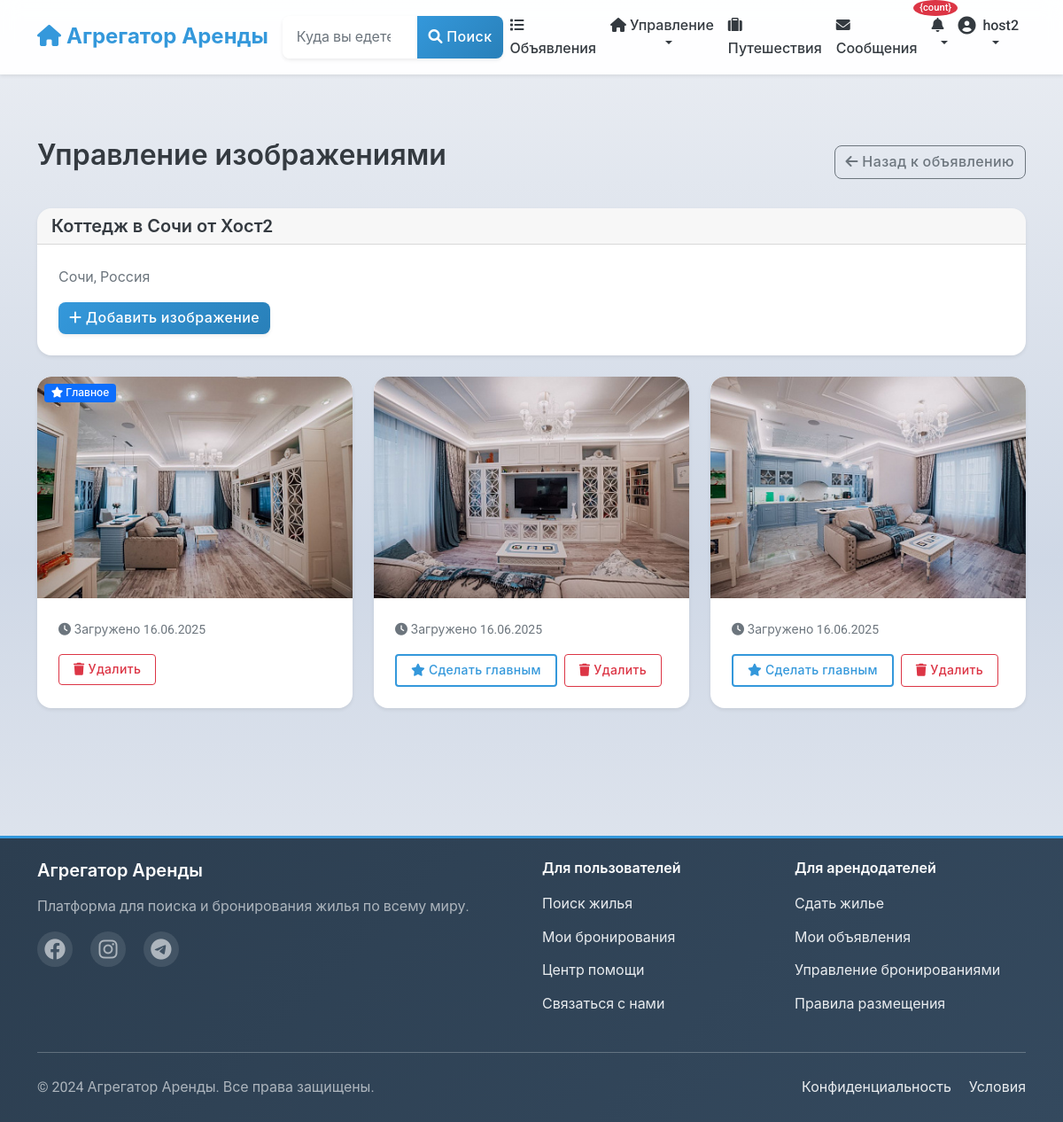
/listings/listing/17/images/ (signed in), run on the app's committed database.
### users/models.py (models this page shows, shortened)
class User(AbstractUser):
    phone_number = models.CharField(_("Phone number"), max_length=20, blank=True)
    profile_picture = models.ImageField(_("Profile picture"), upload_to='profile_pictures/', blank=True, null=True)
    bio = models.TextField(_("Bio"), blank=True)
    is_phone_verified = models.BooleanField(_("Phone verified"), default=False)
    is_id_verified = models.BooleanField(_("ID verified"), default=False)
    is_host = models.BooleanField(_("Is host"), default=False)
    is_guest = models.BooleanField(_("Is guest"), default=True)
    ROLE_CHOICES = [
        ('user', _('Regular User')),
        ('host', _('Host')),
        ('moderator', _('Moderator')),
        ('admin', _('Administrator')),
    ]
    role = models.CharField(_("Role"), max_length=20, choices=ROLE_CHOICES, default='user')
    email_notifications = models.BooleanField(_("Email notifications"), default=True)
    sms_notifications = models.BooleanField(_("SMS notifications"), default=False)
    date_joined = models.DateTimeField(_("Date joined"), auto_now_add=True)
    last_updated = models.DateTimeField(_("Last updated"), auto_now=True)
    class Meta:
        verbose_name = _("User")
        verbose_name_plural = _("Users")

### listings/models.py (models this page shows, shortened)
class Listing(models.Model):
    title = models.CharField(_("Title"), max_length=100)
    description = models.TextField(_("Description"))
    address = models.CharField(_("Address"), max_length=255)
    city = models.CharField(_("City"), max_length=100)
    state = models.CharField(_("State/Province"), max_length=100)
    country = models.CharField(_("Country"), max_length=100)
    zip_code = models.CharField(_("ZIP/Postal Code"), max_length=20)
    latitude = models.DecimalField(_("Latitude"), max_digits=10, decimal_places=7, null=True, blank=True)
    longitude = models.DecimalField(_("Longitude"), max_digits=10, decimal_places=7, null=True, blank=True)
    price_per_night = models.DecimalField(_("Price per night"), max_digits=10, decimal_places=2)
    cleaning_fee = models.DecimalField(_("Cleaning fee"), max_digits=10, decimal_places=2, default=0)
    service_fee = models.DecimalField(_("Service fee"), max_digits=10, decimal_places=2, default=0)
    bedrooms = models.PositiveSmallIntegerField(_("Bedrooms"))
    bathrooms = models.DecimalField(_("Bathrooms"), max_digits=3, decimal_places=1)
    accommodates = models.PositiveSmallIntegerField(_("Accommodates"))
    property_type = models.CharField(_("Property type"), max_length=50)
    image_urls = models.JSONField(_("Image URLs"), default=list, null=True, blank=True)
    verification_video = models.FileField(
        _("Verification Video"),
        upload_to='verification_videos/',
        null=True,
        blank=True,
        help_text=_("Video proof of property compliance (max 250MB, for moderation only)")
    )
    amenities = models.JSONField(_("Amenities"), default=list)
    house_rules = models.TextField(_("House rules"), blank=True)
    check_in_time = models.TimeField(_("Check-in time"), null=True, blank=True)
    check_out_time = models.TimeField(_("Check-out time"), null=True, blank=True)
    minimum_nights = models.PositiveSmallIntegerField(_("Minimum nights"), default=1)
    maximum_nights = models.PositiveSmallIntegerField(_("Maximum nights"), default=30)
    is_active = models.BooleanField(_("Is active"), default=True)
    is_approved = models.BooleanField(_("Is approved"), default=False)
    host = models.ForeignKey(
        settings.AUTH_USER_MODEL,
        on_delete=models.CASCADE,
        related_name='listings'
    )
    created_at = models.DateTimeField(_("Created at"), auto_now_add=True)
    updated_at = models.DateTimeField(_("Updated at"), auto_now=True)
    class Meta:
        verbose_name = _("Listing")
        verbose_name_plural = _("Listings")
        ordering = ['-created_at', '-id']
        ordering = ['-created_at']

class ListingImage(models.Model):
    listing = models.ForeignKey(
        Listing,
        on_delete=models.CASCADE,
        related_name='images'
    )
    image = models.ImageField(
        _("Image"),
        upload_to='listing_images/',
        help_text=_("Upload listing image")
    )
    is_main = models.BooleanField(
        _("Main image"),
        default=False,
        help_text=_("Mark as main listing image")
    )
    uploaded_at = models.DateTimeField(_("Uploaded at"), auto_now_add=True)
    class Meta:
        verbose_name = _("Listing Image")
        verbose_name_plural = _("Listing Images")
        ordering = ['-is_main', '-uploaded_at']

### listings/views.py (the view)
# urls.py: path('listing/<int:pk>/images/', views.manage_listing_images, name='listing_images'),
@login_required
def manage_listing_images(request, pk):
    listing = get_object_or_404(Listing, pk=pk, host=request.user)
    return render(request, 'listings/manage_images.html', {
        'listing': listing
    })

### listings/templates/listings/manage_images.html (shortened to what this page needs)
{% extends 'base.html' %}
{% load static %}
{% block content %}
<div class="container my-5">
    <div class="row">
        <div class="col-12">
            <div class="d-flex justify-content-between align-items-center mb-4">
                <h2>Управление изображениями</h2>
                <a href="{% url 'listings:listing_detail' pk=listing.pk %}" class="btn btn-outline-secondary">
                    <i class="fas fa-arrow-left"></i> Назад к объявлению
                </a>
            </div>
            <div class="card mb-4">
                <div class="card-header">
                    <h5 class="mb-0">{{ listing.title }}</h5>
                </div>
                <div class="card-body">
                    <p class="text-muted">{{ listing.city }}, {{ listing.country }}</p>
                    <a href="{% url 'listings:add_listing_image' pk=listing.pk %}" class="btn btn-primary">
                        <i class="fas fa-plus"></i> Добавить изображение
                    </a>
                </div>
            </div>
            {% if listing.images.all %}
                <div class="row">
                    {% for image in listing.images.all %}
                        <div class="col-md-4 mb-4">
                            <div class="card h-100">
                                <div class="position-relative">
                                    <img src="{{ image.image.url }}" alt="{{ listing.title }}" class="card-img-top" style="height: 250px; object-fit: cover;">
                                    {% if image.is_main %}
                                        <span class="position-absolute top-0 start-0 badge bg-primary m-2">
                                            <i class="fas fa-star"></i> Главное
                                        </span>
                                    {% endif %}
                                </div>
                                <div class="card-body">
                                    <div class="d-flex justify-content-between align-items-center">
                                        <small class="text-muted">
                                            <i class="fas fa-clock"></i> Загружено {{ image.uploaded_at|date:"d.m.Y" }}
                                        </small>
                                    </div>
                                    <div class="mt-3 d-flex gap-2">
                                        {% if not image.is_main %}
                                            <form method="post" action="{% url 'listings:set_main_image' pk=listing.pk image_id=image.pk %}" style="display: inline;">
                                                <button type="submit" class="btn btn-sm btn-outline-primary">
                                                    <i class="fas fa-star"></i> Сделать главным
                                                </button>
                                            </form>
                                        {% endif %}
                                        <button type="button" class="btn btn-sm btn-outline-danger"
                                                data-bs-toggle="modal"
                                                data-bs-target="#deleteImageModal"
                                                data-image-id="{{ image.pk }}"
                                                data-image-url="{{ image.image.url }}">
                                            <i class="fas fa-trash"></i> Удалить
                                        </button>
                                    </div>
                                </div>
                            </div>
                        </div>
                    {% endfor %}
                </div>
            {% endif %}
        </div>
    </div>
</div>
{% endblock %}

### templates/includes/navbar.html (shortened to what this page needs)
<nav class="navbar navbar-expand-lg navbar-light bg-white shadow-sm">
    <div class="container">
        <a class="navbar-brand" href="{% url 'listings:listing_list' %}">
            <i class="fas fa-home"></i> Агрегатор Аренды
        </a>
        <div class="collapse navbar-collapse" id="navbarSupportedContent">
            <form class="d-flex mx-auto my-2 my-lg-0" action="{% url 'listings:listing_list' %}" method="get">
                <div class="input-group">
                    <input class="form-control" type="search" name="location" placeholder="Куда вы едете?"
                           aria-label="Search" value="{{ request.GET.location|default:'' }}">
                    <button class="btn btn-primary" type="submit">
                        <i class="fas fa-search"></i> Поиск
                    </button>
                </div>
            </form>
            <ul class="navbar-nav ms-auto mb-2 mb-lg-0">
                <li class="nav-item">
                    <a class="nav-link {% if request.resolver_match.url_name == 'listing_list' %}active{% endif %}"
                       href="{% url 'listings:listing_list' %}">
                        <i class="fas fa-list"></i> Объявления
                    </a>
                </li>
                {% if user.is_authenticated %}
                    {% if user.is_host %}
                    <li class="nav-item dropdown">
                        <a class="nav-link dropdown-toggle" href="#" id="hostDropdown" role="button"
                           data-bs-toggle="dropdown" aria-expanded="false">
                            <i class="fas fa-home"></i> Управление
                        </a>
                    </li>
                    {% else %}
                    <li class="nav-item">
                        <a class="nav-link" href="{% url 'listings:listing_create' %}">
                            <i class="fas fa-plus"></i> Подать объявление
                        </a>
                    </li>
                    {% endif %}
                    <li class="nav-item">
                        <a class="nav-link {% if request.resolver_match.url_name == 'user_bookings' %}active{% endif %}"
                           href="{% url 'listings:user_bookings' %}">
                            <i class="fas fa-suitcase"></i> Путешествия
                        </a>
                    </li>
                    <li class="nav-item">
                        <a class="nav-link position-relative {% if 'chat' in request.path %}active{% endif %}"
                           href="{% url 'chat:conversation_list' %}">
                            <i class="fas fa-envelope"></i> Сообщения
                        </a>
                    </li>
                    <li class="nav-item dropdown">
                        <a class="nav-link dropdown-toggle position-relative" href="#" id="notificationDropdown"
                           role="button" data-bs-toggle="dropdown" aria-expanded="false"
                           onclick="loadNotifications()"
                           data-bs-auto-close="outside">
                            <i class="fas fa-bell"></i>
                            <span class="position-absolute"
                                  id="notification-badge-container"
                                  style="top: -8px; right: -8px; z-index: 1000;"
                                  hx-get="{% url 'notifications:get_unread_count' %}"
                                  hx-trigger="load, every 30s"
                                  hx-swap="innerHTML">
                                {% load notify_tags %}
                                {% notification_count as count %}
                                {% if count > 0 %}
                                <span class="badge bg-danger" id="notification-badge" style="font-size: 0.7rem; min-width: 18px; height: 18px; border-radius: 50%; display: flex; align-items: center; justify-content: center;">{count}</span>
                                {% endif %}
                            </span>
                        </a>
                    </li>
                    <li class="nav-item dropdown">
                        <a class="nav-link dropdown-toggle d-flex align-items-center" href="#" id="userDropdown" role="button"
                           data-bs-toggle="dropdown" aria-expanded="false">
                            {% if user.profile_picture %}
                                <img src="{{ user.profile_picture.url }}" alt="{{ user.username }}" class="rounded-circle me-2" width="32" height="32" style="object-fit: cover;">
                            {% else %}
                                <i class="fas fa-user-circle fa-lg me-2"></i>
                            {% endif %}
                            {{ user.username }}
                        </a>
                    </li>
                {% endif %}
            </ul>
        </div>
    </div>
</nav>

### data on the page
User: username "host2"
Listing: title "Коттедж в Сочи от Хост2", city "Сочи", country "Россия"
ListingImage: image (picture), is_main True (drawn), uploaded_at "16.06.2025"
ListingImage: image (picture), uploaded_at "16.06.2025", is_main False (drawn)
ListingImage: image (picture), uploaded_at "16.06.2025", is_main False (drawn)
